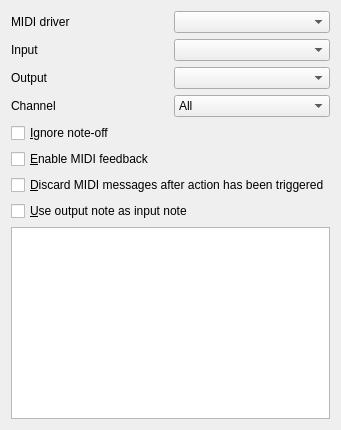
         <widget class="QWidget" name="MIDISystemTab">
          <attribute name="title">
           <string>&amp;MIDI System</string>
          </attribute>
          <layout class="QVBoxLayout" name="verticalLayout_5">
           <item>
            <layout class="QVBoxLayout" name="verticalLayout_2">
             <item>
              <layout class="QHBoxLayout" name="horizontalLayout_2">
               <item>
                <widget class="QLabel" name="textLabel1_5">
                 <property name="text">
                  <string>MIDI driver</string>
                 </property>
                </widget>
               </item>
               <item>
                <widget class="LCDCombo" name="m_pMidiDriverComboBox"/>
               </item>
              </layout>
             </item>
             <item>
              <layout class="QHBoxLayout" name="horizontalLayout_6">
               <item>
                <widget class="QLabel" name="textLabel1_3_2">
                 <property name="minimumSize">
                  <size>
                   <width>0</width>
                   <height>22</height>
                  </size>
                 </property>
                 <property name="text">
                  <string>Input</string>
                 </property>
                </widget>
               </item>
               <item>
                <widget class="LCDCombo" name="midiPortComboBox"/>
               </item>
              </layout>
             </item>
             <item>
              <layout class="QHBoxLayout" name="horizontalLayout_10">
               <property name="topMargin">
                <number>0</number>
               </property>
               <property name="bottomMargin">
                <number>0</number>
               </property>
               <item>
                <widget class="QLabel" name="label_5">
                 <property name="text">
                  <string>Output</string>
                 </property>
                </widget>
               </item>
               <item>
                <widget class="LCDCombo" name="midiOutportComboBox"/>
               </item>
              </layout>
             </item>
             <item>
              <layout class="QHBoxLayout" name="horizontalLayout_5">
               <item>
                <widget class="QLabel" name="textLabel1_3">
                 <property name="minimumSize">
                  <size>
                   <width>0</width>
                   <height>22</height>
                  </size>
                 </property>
                 <property name="text">
                  <string>Channel</string>
                 </property>
                </widget>
               </item>
               <item>
                <widget class="LCDCombo" name="midiPortChannelComboBox">
                 <item>
                  <property name="text">
                   <string>All</string>
                  </property>
                 </item>
                 <item>
                  <property name="text">
                   <string>1</string>
                  </property>
                 </item>
                 <item>
                  <property name="text">
                   <string>2</string>
                  </property>
                 </item>
                 <item>
                  <property name="text">
                   <string>3</string>
                  </property>
                 </item>
                 <item>
                  <property name="text">
                   <string>4</string>
                  </property>
                 </item>
                 <item>
                  <property name="text">
                   <string>5</string>
                  </property>
                 </item>
                 <item>
                  <property name="text">
                   <string>6</string>
                  </property>
                 </item>
                 <item>
                  <property name="text">
                   <string>7</string>
                  </property>
                 </item>
                 <item>
                  <property name="text">
                   <string>8</string>
                  </property>
                 </item>
                 <item>
                  <property name="text">
                   <string>9</string>
                  </property>
                 </item>
                 <item>
                  <property name="text">
                   <string>10</string>
                  </property>
                 </item>
                 <item>
                  <property name="text">
                   <string>11</string>
                  </property>
                 </item>
                 <item>
                  <property name="text">
                   <string>12</string>
                  </property>
                 </item>
                 <item>
                  <property name="text">
                   <string>13</string>
                  </property>
                 </item>
                 <item>
                  <property name="text">
                   <string>14</string>
                  </property>
                 </item>
                 <item>
                  <property name="text">
                   <string>15</string>
                  </property>
                 </item>
                 <item>
                  <property name="text">
                   <string>16</string>
                  </property>
                 </item>
                </widget>
               </item>
              </layout>
             </item>
             <item>
              <layout class="QHBoxLayout" name="horizontalLayout_4">
               <item>
                <widget class="QCheckBox" name="m_pIgnoreNoteOffCheckBox">
                 <property name="text">
                  <string>&amp;Ignore note-off</string>
                 </property>
                </widget>
               </item>
              </layout>
             </item>
             <item>
              <widget class="QCheckBox" name="m_pEnableMidiFeedbackCheckBox">
               <property name="text">
                <string>&amp;Enable MIDI feedback</string>
               </property>
              </widget>
             </item>
             <item>
              <widget class="QCheckBox" name="m_pDiscardMidiMsgCheckbox">
               <property name="text">
                <string>&amp;Discard MIDI messages after action has been triggered</string>
               </property>
              </widget>
             </item>
             <item>
              <layout class="QHBoxLayout" name="horizontalLayout_8">
               <item>
                <widget class="QCheckBox" name="m_pFixedMapping">
                 <property name="text">
                  <string>&amp;Use output note as input note</string>
                 </property>
                </widget>
               </item>
              </layout>
             </item>
            </layout>
           </item>
           <item>
            <widget class="MidiTable" name="midiTable"/>
           </item>
          </layout>
         </widget>
